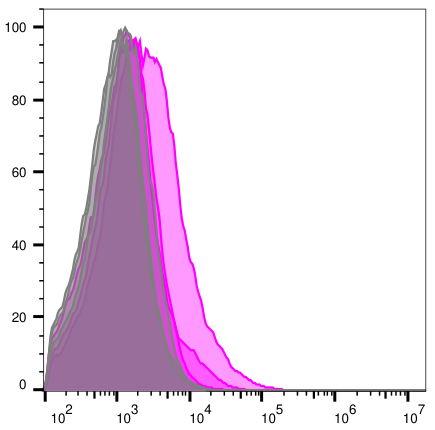
#> input picture templates/axis-template.png, 435 x 430 px
$ python main.py
#> lines starting #> are read from the running program, lines starting #| are printed output that depends on the picture
import fitz  # PyMuPDF
import cv2
import numpy as np
from pathlib import Path
import datetime
import os

# === CONFIG ===
pdf_path = "data/28-11-25/30-Nov-2025-405.pdf"

DPI = 300
MATCH_THRESHOLD = 0.3

# Change these to adjust how much area around a found match is suppressed
# to avoid detecting the same plot multiple times
SUPPRESS_SCALE_X = 1.5
SUPPRESS_SCALE_Y = 1.2

# Change the search padding if your plots are larger and are being truncated
SEARCH_PAD_X=80
SEARCH_PAD_Y=150
# SEARCH_PAD_Y=80

# min area for contour to be considered a plot box; change if frame detection fails
MIN_CONTOUR_AREA = 5000

FOLDER_NAME = pdf_path.split("\\")[-1]

output_dir = Path(f"plots/png/{datetime.date.today()}/{FOLDER_NAME}")
os.makedirs(output_dir, exist_ok=True)

template_path = "templates/axis-template.png"


# === HELPERS ===
# [85 lines left out: functions render_page_to_image, find_tight_plot_crop, not called in this run]


# === LOAD TEMPLATE ===
template = cv2.imread(template_path, cv2.IMREAD_GRAYSCALE)
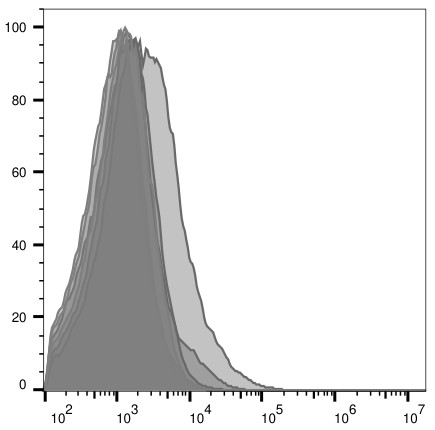
#> template: shape (430, 435); min 0, max 255, mean 227.8
if template is None:
    raise FileNotFoundError(f"Could not load template image at: {template_path}")

th, tw = template.shape[:2]
#> th = 430; tw = 435

# === MAIN ===
#> (the run stopped early here; a loop or call above may not have finished)
